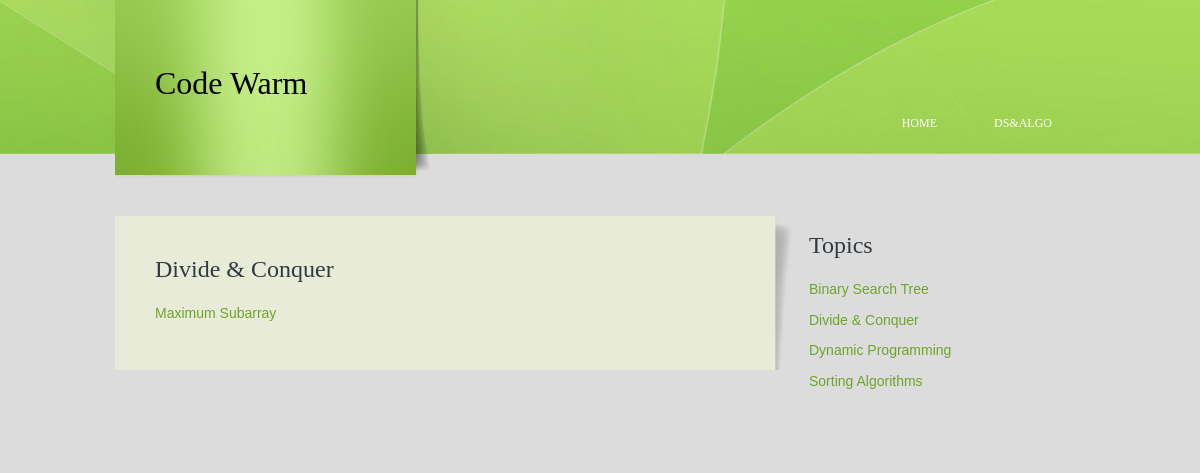
/dsnalgo/5/, run on the app's committed database.
### dsnalgo/models.py (models this page shows, shortened)
class Article(models.Model):
    title = models.CharField(max_length=250)

class SubArticle(models.Model):
    article = models.ForeignKey(Article, on_delete=models.CASCADE)
    title = models.CharField(max_length=250)

### dsnalgo/views.py (the view)
# urls.py: url(r'^(?P<article_id>[0-9]+)/$', views.article_detail, name='article-detail'),
def article_detail(request,article_id):
    article = get_object_or_404(Article, pk=article_id)
    all_articles = Article.objects.all()
    context = {'article':article, 'all_articles':all_articles}
    return render(request, 'dsnalgo/article_detail.html', context)

### dsnalgo/templates/dsnalgo/article_detail.html (shortened to what this page needs)
{% extends 'dsnalgo/base.html' %}
{% block article %}
    <div class="article">
        <ul class="sb_menu">
            <h2>{{ article.title }}</h2>
            {% for sub in article.subarticle_set.all %}
                <li><a href="{% url 'sub_article-detail' article.id sub.id %}">{{ sub.title }}</a></li>
            {% endfor %}
        </ul>
    </div>
{% endblock %}

### dsnalgo/templates/dsnalgo/base.html (shortened to what this page needs)
<!DOCTYPE html PUBLIC "-//W3C//DTD XHTML 1.0 Transitional//EN" "http://www.w3.org/TR/xhtml1/DTD/xhtml1-transitional.dtd">
<html>
<head>
  {% load staticfiles %}
  <link href="{% static 'dsnalgo/style.css' %}" rel="stylesheet" type="text/css" />
  <link href="http://alexgorbatchev.com/pub/sh/current/styles/shThemeMidnight.css" rel="stylesheet" type="text/css" />
  <link href="http://alexgorbatchev.com/pub/sh/current/styles/shCore.css" rel="stylesheet" type="text/css" />
</head>
<body>
<div class="main">
  <div class="header">
    <div class="header_resize">
      <div class="logo"><h1><a href="{% url 'index' %}">Code Warm</a></h1></div>
      <div class="menu_nav">
        <ul>
          <li><a href="{% url 'index' %}"><span>Home</span></a></li>
          <li><a href="{% url 'index' %}"><span>Ds&Algo</span></a></li>
        </ul>
      </div>
    </div>
  </div>
  <div class="content">
    <div class="content_resize">
      <div class="mainbar">
        <div class="submb">
        {% block article %}
        {% endblock %}
        </div>
      </div>
      <div class="sidebar">
        <div class="gadget">
          <ul class="sb_menu">
            <h2 class="star">Topics</h2>
            {% for article in all_articles %}
              <li><a href="{% url 'article-detail' article.id %}">{{ article.title }}</a></li>
            {% endfor %}
          </ul>
        </div>
      </div>
    </div>
  </div>
</div>
</body>
</html>

### dsnalgo/static/dsnalgo/style.css (style rules this page uses)
body { margin:0; padding:0; width:100%; color:#5f5f5f; font:normal 12px/1.8em Georgia, "Times New Roman", Times, serif; }
html, .main { padding:0; margin:0; background-color:#DCDCDC; }
h1 { margin:0; padding:64px 40px; color:#000; font:normal 32px/1.2em Georgia, "Times New Roman", Times, serif; }
h1 a, h1 a:hover { color:#000; text-decoration:none; }
h2 { font:normal 24px Georgia, "Times New Roman", Times, serif; color:#323a3f; padding:8px 0; margin:8px 0; }
a { color:#70a32c; text-decoration:underline; }
.header, .hbg, .content, .menu_nav, .fbg, .footer, form, ol, ol li, ul, .content .mainbar, .content .sidebar { margin:0; padding:0; }
.content_resize, .fbg_resize, .footer_resize { margin:0 auto; padding:0 40px; width:890px; }
.header { background:url(images/header_bg.jpg) repeat-x top; }
.header_resize { margin:0 auto; padding:0; width:970px; height:200px; }
.header .logo { width:317px; height:180px; float:left; background:url(images/logo.png) no-repeat left top; }
.menu_nav { height:52px; float:right; width:auto; padding-top:90px; }
.menu_nav ul { width:auto; list-style:none; }
.menu_nav ul li { margin:0 1px; float:left; }
.menu_nav ul li a { display:block; margin:0; padding:23px 9px 23px 0; color:#fff; text-decoration:none; text-transform:uppercase; }
.menu_nav ul li a span { padding:23px; }
.content { padding-bottom:16px; }
.content_resize { padding:16px 40px 16px 0; width:930px; }
.content .mainbar { float:left; width:660px; padding-right:17px; background:url(images/mainbar_bg.png) no-repeat right top; }
.content .mainbar .submb { padding:24px 23px 24px 40px; background-color:#e8ebd8; }
.content .mainbar .article, .content .sidebar .gadget { margin:0; padding:0 0 16px 0; }
.content .sidebar { float:right; width:236px; }
ul.sb_menu, ul.ex_menu { margin:0; padding:0; list-style:none; }
ul.sb_menu li, ul.ex_menu li { margin:0; }
ul.sb_menu li { padding:4px 0; }
ul.sb_menu li a, ul.ex_menu li a { font-family:Arial;font-size:14px; text-decoration:none; }

### data on the page
Article: title "Divide & Conquer"
SubArticle: title "Maximum Subarray"
Article: title "Binary Search Tree"
Article: title "Dynamic Programming"
Article: title "Sorting Algorithms"
